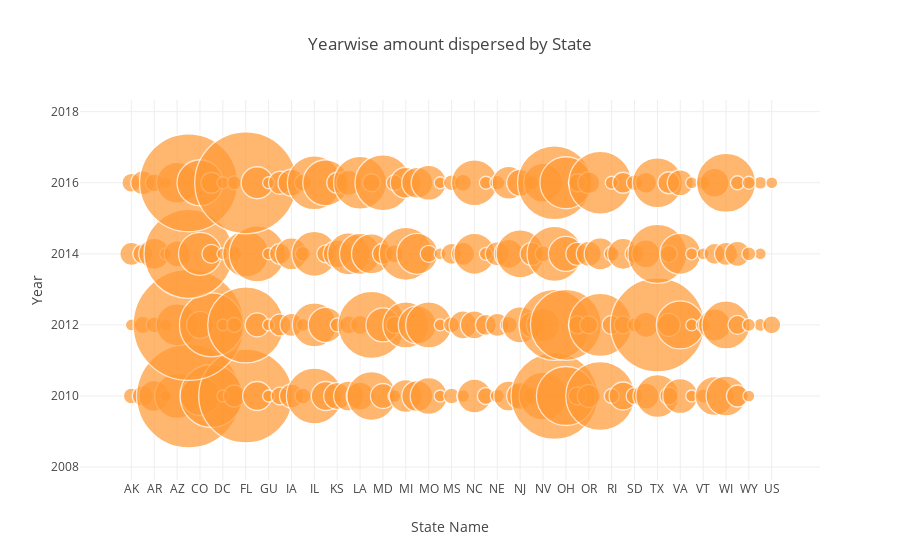

Notebook code cell kept with this figure:
### Code cell
#Amount Dispersed by each state every year for elections
#Scroll-in in the plot to get more detailed info on all states

#My plotly graphs have had compatibility problems with plotly version 2.0.15 and my chrome version. They seem to work fine now.
#please send me an email if you are not able to see the visualizations for line no 5 and line no 8 and I can provide s-shots of the same.

layout=go.Layout(title="Yearwise amount dispersed by State", xaxis={'title':'State Name'}, yaxis={'title':'Year'}) #customize the graph layout
df1=df.groupby(['ele_yea','can_off_sta'],as_index=False).sum() #groups the rows based on bac_ref_id and generatates the sum
df1.iplot(kind='bubble',x='can_off_sta',y='ele_yea',size='dis_amo',layout=layout) #Plots the graph

### Figure 1 — Plotly figure (JSON) as saved in the notebook; plotly's stock layout.template omitted (floating-point values rounded to 4 significant figures; data arrays with more than 128 entries replaced by an {"elided": "..."} marker saying what was removed)
{"data": [{"marker": {"color": {"elided": "225 str values"}, "line": {"width": 1.3}, "size": {"elided": "225 int values"}, "symbol": "dot"}, "mode": "markers", "text": "", "type": "scatter", "x": {"elided": "225 str values"}, "y": {"elided": "225 int values"}}], "layout": {"title": "Yearwise amount dispersed by State", "xaxis": {"title": "State Name"}, "yaxis": {"title": "Year"}}}
